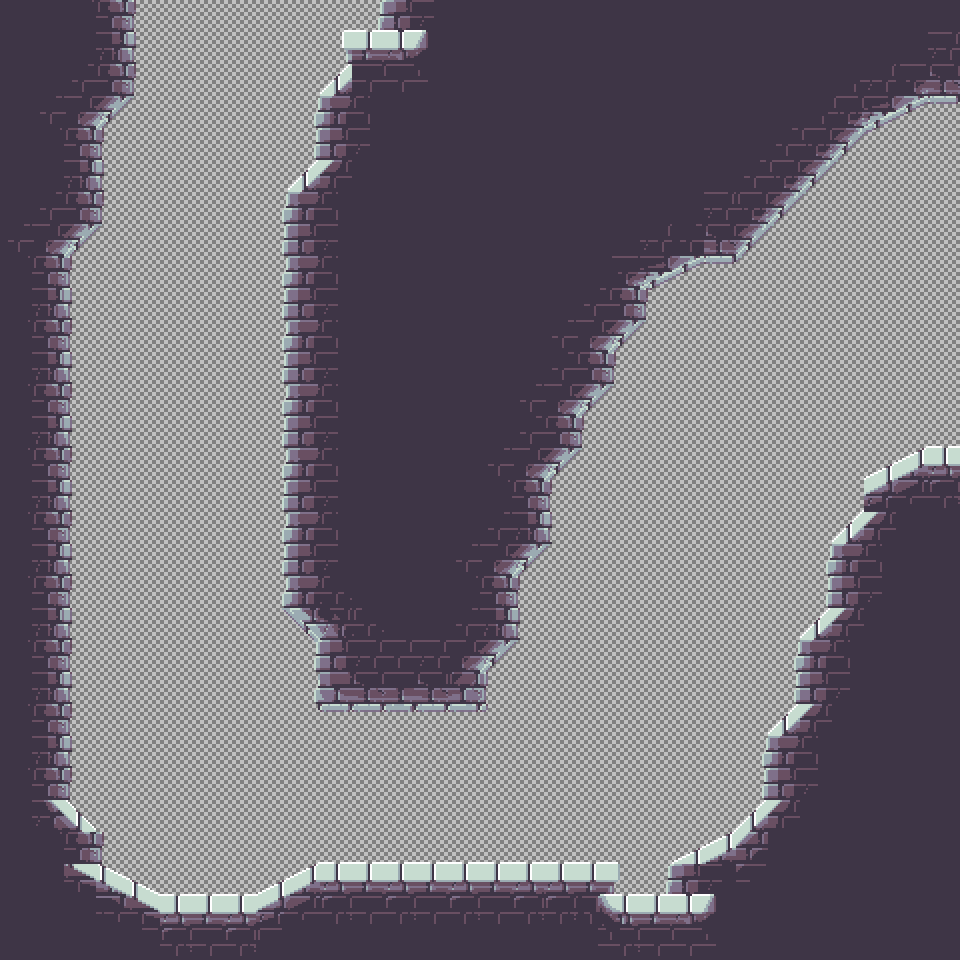

Tiled map render using the project's own tile images. Description and the map definition, with tile-layer contents summarised, below:
An orthogonal 30x30 tile map with 32x32 px tiles, 5 tile layers (Wire, Dangers, Spawn Layer, Ground, ...), 2 tilesets.

<map version="1.5" tiledversion="1.6.0" orientation="orthogonal" renderorder="right-down" width="30" height="30" tilewidth="32" tileheight="32" infinite="0" nextlayerid="6" nextobjectid="1">
 <tileset firstgid="1" source="../../Tile Sets/Grass Wireframe.tsx" />
 <tileset firstgid="17" source="../../Tile Sets/1.3 bricks.tsx" />
 <layer id="1" name="Wire" width="30" height="30">
  <data>[900 cells, 900 non-empty, 12 distinct tile ids]</data>
 </layer>
 <layer id="2" name="Dangers" width="30" height="30">
  <data>[900 cells, 0 non-empty, 0 distinct tile ids]</data>
 </layer>
 <layer id="3" name="Spawn Layer" width="30" height="30">
  <data>[900 cells, 0 non-empty, 0 distinct tile ids]</data>
 </layer>
 <layer id="4" name="Ground" width="30" height="30">
  <data>[900 cells, 508 non-empty, 78 distinct tile ids]</data>
 </layer>
 <layer id="5" name="Detail" width="30" height="30">
  <data>[900 cells, 100 non-empty, 28 distinct tile ids]</data>
 </layer>
</map>
